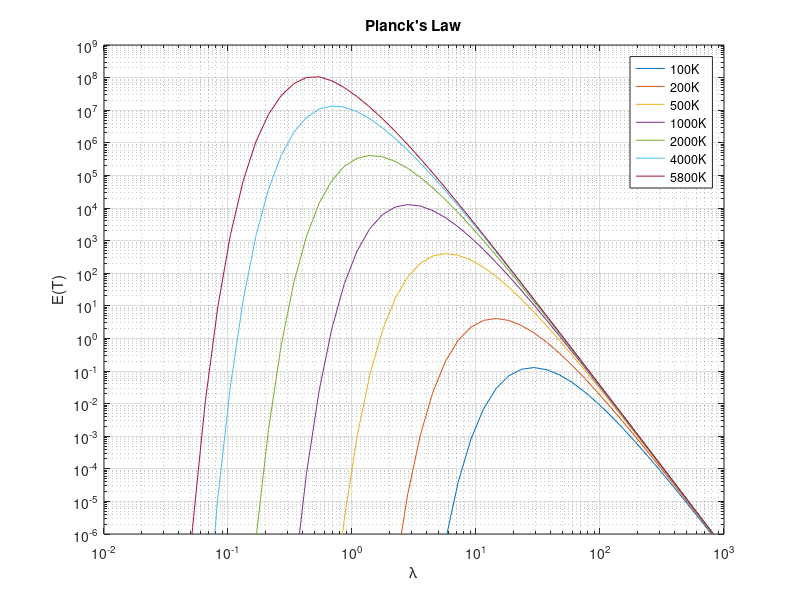

The MATLAB source for this figure:
C_1 = 3.74177e8;
C_2 = 1.43878e4;
E = @(lambda,T) C_1./(lambda.^5 .* exp(C_2./(lambda.*T)) - 1);

Temp = [100, 200, 500, 1000, 2000, 4000, 5800];

for t = Temp
    l = logspace(-2,3);
    
    y = E(l,t);
    
    loglog(l,y);
    hold on;
    axis([0.01 1000 1e-6 1e9]);
    
end
legend('100K','200K','500K','1000K','2000K', '4000K', '5800K');
grid on;
grid minor;
title("Planck's Law");
xlabel('\lambda');
ylabel('E(T)');
